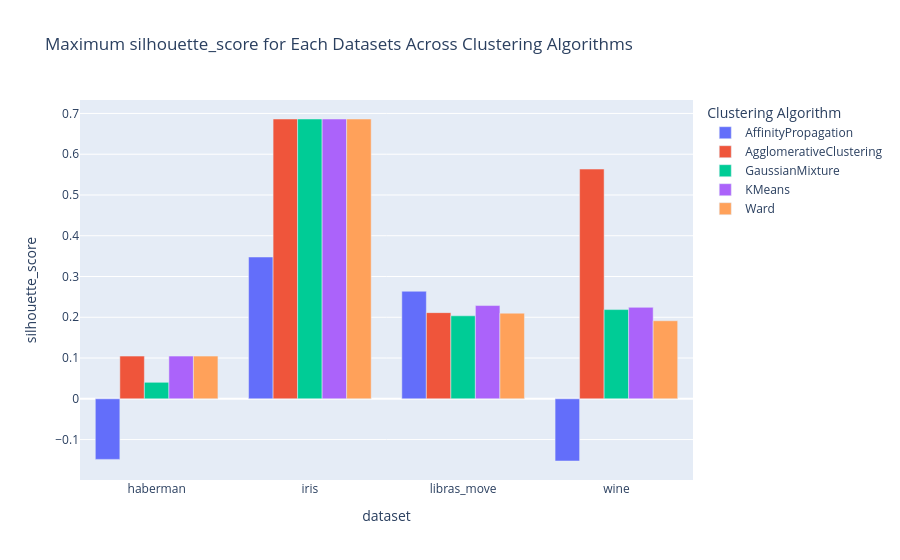

This figure's notebook cell:
### Code cell
# For each dataset and algorithm maximum silhouette_score
max_f1 = results_all.loc[results_all.groupby(["dataset", "algorithm"])["silhouette_score"].idxmax()]
#print(max_f1)

fig = px.bar(
    max_f1,
    x = "dataset",
    y = "silhouette_score",
    color = "algorithm",
    barmode="group",
    title="Maximum silhouette_score for Each Datasets Across Clustering Algorithms",
    labels={"silhouette_score": "silhouette_score", "algorithm": "Clustering Algorithm"},
)
fig.show()

### Figure 1 — Plotly figure (JSON) as saved in the notebook; plotly's stock layout.template omitted (floating-point values rounded to 4 significant figures)
{"data": [{"alignmentgroup": "True", "hovertemplate": "Clustering Algorithm=AffinityPropagation<br>dataset=%{x}<br>silhouette_score=%{y}<extra></extra>", "legendgroup": "AffinityPropagation", "marker": {"color": "#636efa", "pattern": {"shape": ""}}, "name": "AffinityPropagation", "offsetgroup": "AffinityPropagation", "orientation": "v", "showlegend": true, "textposition": "auto", "type": "bar", "x": ["haberman", "iris", "libras_move", "wine"], "xaxis": "x", "y": [-0.1486, 0.3478, 0.2638, -0.1526], "yaxis": "y"}, {"alignmentgroup": "True", "hovertemplate": "Clustering Algorithm=AgglomerativeClustering<br>dataset=%{x}<br>silhouette_score=%{y}<extra></extra>", "legendgroup": "AgglomerativeClustering", "marker": {"color": "#EF553B", "pattern": {"shape": ""}}, "name": "AgglomerativeClustering", "offsetgroup": "AgglomerativeClustering", "orientation": "v", "showlegend": true, "textposition": "auto", "type": "bar", "x": ["haberman", "iris", "libras_move", "wine"], "xaxis": "x", "y": [0.1047, 0.6864, 0.2114, 0.5636], "yaxis": "y"}, {"alignmentgroup": "True", "hovertemplate": "Clustering Algorithm=GaussianMixture<br>dataset=%{x}<br>silhouette_score=%{y}<extra></extra>", "legendgroup": "GaussianMixture", "marker": {"color": "#00cc96", "pattern": {"shape": ""}}, "name": "GaussianMixture", "offsetgroup": "GaussianMixture", "orientation": "v", "showlegend": true, "textposition": "auto", "type": "bar", "x": ["haberman", "iris", "libras_move", "wine"], "xaxis": "x", "y": [0.04049, 0.6864, 0.2036, 0.2189], "yaxis": "y"}, {"alignmentgroup": "True", "hovertemplate": "Clustering Algorithm=KMeans<br>dataset=%{x}<br>silhouette_score=%{y}<extra></extra>", "legendgroup": "KMeans", "marker": {"color": "#ab63fa", "pattern": {"shape": ""}}, "name": "KMeans", "offsetgroup": "KMeans", "orientation": "v", "showlegend": true, "textposition": "auto", "type": "bar", "x": ["haberman", "iris", "libras_move", "wine"], "xaxis": "x", "y": [0.1047, 0.6864, 0.2287, 0.2243], "yaxis": "y"}, {"alignmentgroup": "True", "hovertemplate": "Clustering Algorithm=Ward<br>dataset=%{x}<br>silhouette_score=%{y}<extra></extra>", "legendgroup": "Ward", "marker": {"color": "#FFA15A", "pattern": {"shape": ""}}, "name": "Ward", "offsetgroup": "Ward", "orientation": "v", "showlegend": true, "textposition": "auto", "type": "bar", "x": ["haberman", "iris", "libras_move", "wine"], "xaxis": "x", "y": [0.1047, 0.6864, 0.21, 0.1915], "yaxis": "y"}], "layout": {"barmode": "group", "legend": {"title": {"text": "Clustering Algorithm"}, "tracegroupgap": 0}, "title": {"text": "Maximum silhouette_score for Each Datasets Across Clustering Algorithms"}, "xaxis": {"anchor": "y", "domain": [0, 1], "title": {"text": "dataset"}}, "yaxis": {"anchor": "x", "domain": [0, 1], "title": {"text": "silhouette_score"}}}}
